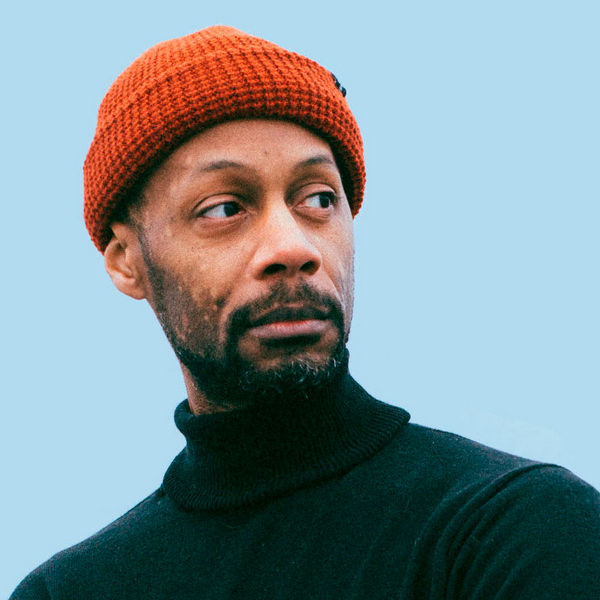
%> input picture Experiment 5/team1.jpg, 600 x 600 px
$ octave Experiment5.m   (GNU Octave 9; MATLAB toolbox functions it lacks are replaced by stand-ins)
%> lines starting %> are read from the running program, lines starting %| are printed output that depends on the picture
po = imgetfile;
%> the answer given: team1.jpg
I = imread(po);
%> I is the input picture: size 600x600x3 uint8; mean R, G, B 128.6, 145.5, 150.3

% Convert the image to grayscale if it's not already
if size(I, 3) == 3
    I = rgb2gray(I);
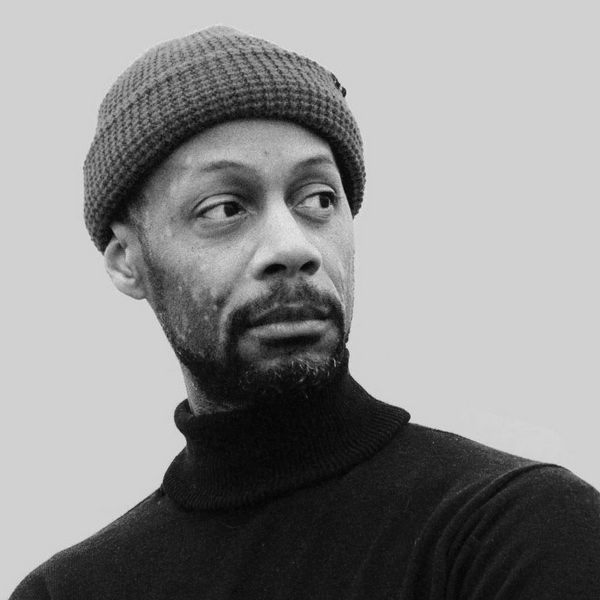
%> I: size 600x600 uint8; min 2, max 235, mean 141
end

% Show the grayscale image
imshow(I);

% Apply edge detection with Sobel and Canny
BW1 = edge(I, 'sobel');
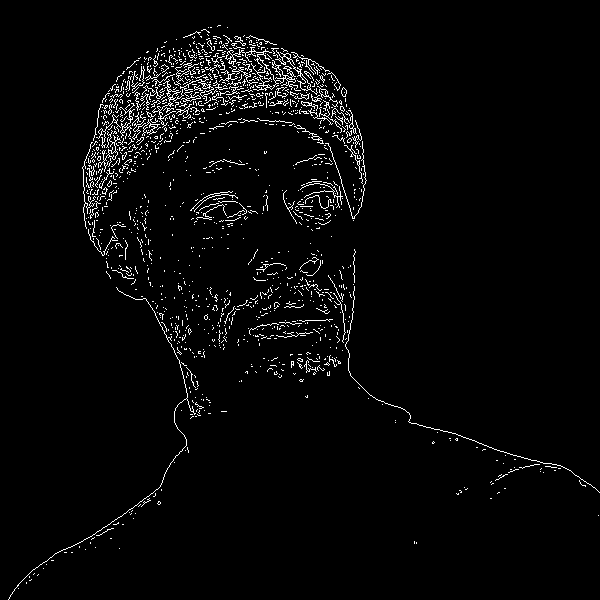
%> BW1: size 600x600 logical; 3% white in thin lines or dots
BW2 = edge(I, 'canny');
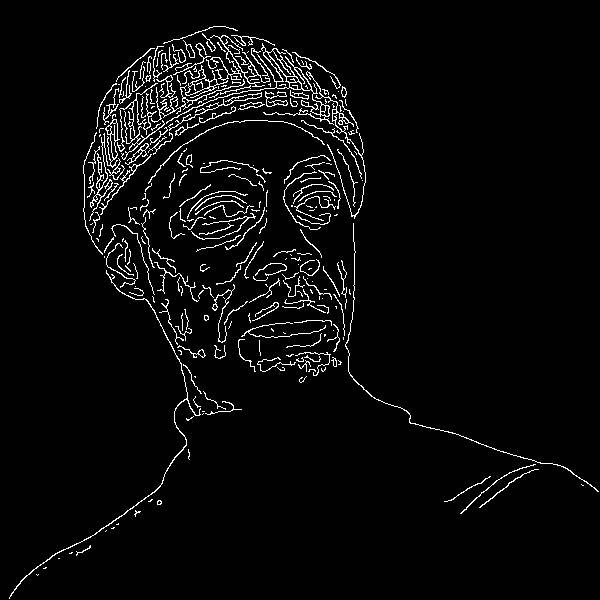
%> BW2: size 600x600 logical; 3.8% white in thin lines or dots

% Display the results side by side
figure;
imshowpair(BW1, BW2, 'montage');
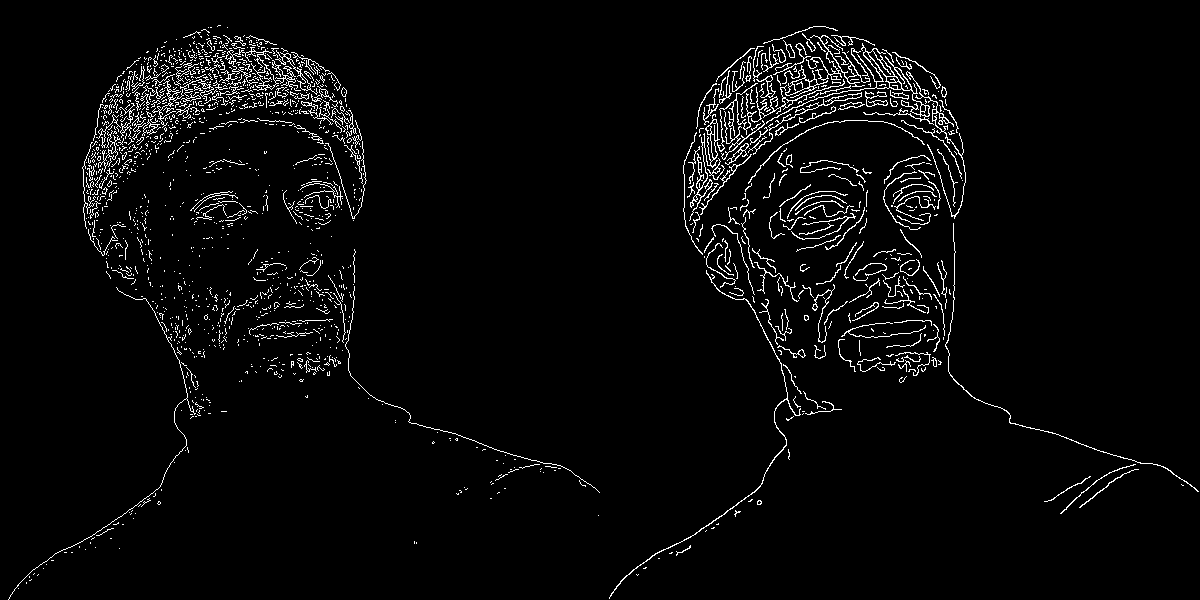
%> displayed picture: size 600x1200, on the screen's scale of 0 to 255; 3.4% white in thin lines or dots
title('Sobel Filter, Canny Filter');
